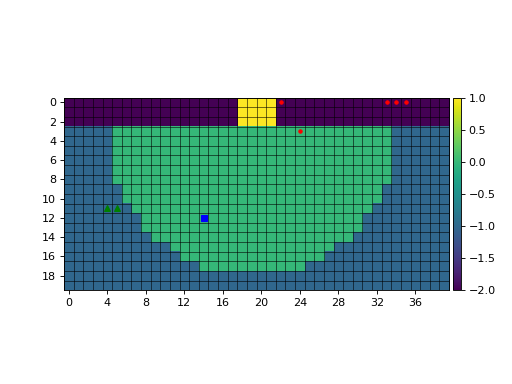

This figure's Python source:
import matplotlib.pyplot as plt

import pyDeltaRCM


delta = pyDeltaRCM.DeltaModel()


delta.show_attribute('cell_type')
delta.show_ind([144, 22, 33, 34, 35])
delta.show_ind((12, 14), 'bs')
delta.show_ind([(11, 4), (11, 5)], 'g^')
plt.show()
